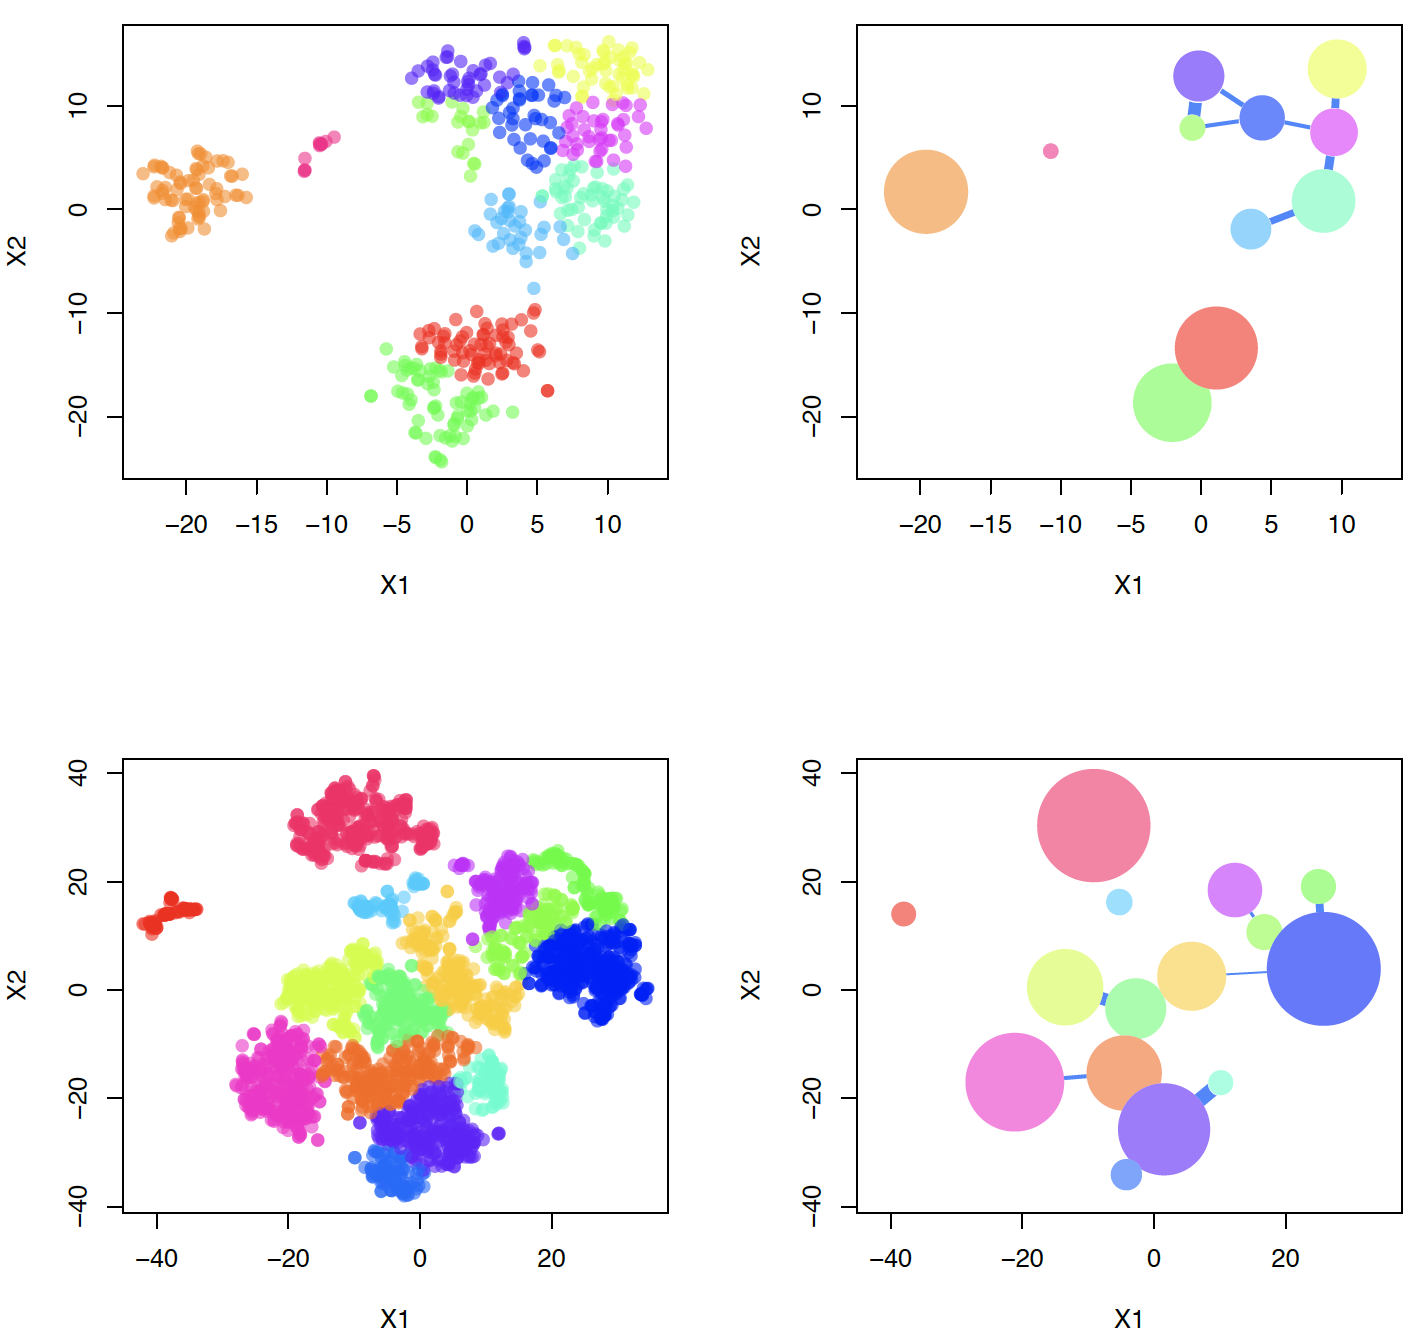

Generate this figure with R:
rm(list=ls());

options(stringsAsFactors = F);
library(GCluster);

pdf("08do_GCluster11.pdf", 8, 8);
par(mfrow=c(2,2));

dat   <- read.table("./example_data/Rtsne_1.txt", header=T, row.names=1);
clu.d <- read.table("./example_data/Rtsne_topvar_1.txt", header=T, row.names=1);
wt    <- 1.5;
main  <- "";
clu  <- clu.d[,1];
cols <- rainbow(10, alpha=0.8);
col2 <- rainbow(length(unique(clu)), alpha=0.6);
plot(dat, col=col2[clu], pch=19);
vizGCluster(dat=dat, wt=wt, clu=clu, edge.col=cols[7], edge.adj=2,
            col=col2[unique(clu)], node.adj=10, main=main);

dat   <- read.table("./example_data/tsne_dat2_coord_30_1000.txt", header=T, row.names=1);
clu.d <- read.table("./example_data/mat_30_1000_3.5.txt", header=T, row.names=1);
wt    <- 1.5;
main  <- "";
clu  <- clu.d[,1];
cols <- rainbow(10, alpha=0.8);
col2 <- rainbow(length(unique(clu)), alpha=0.6);
plot(dat, col=col2[clu], pch=19);
vizGCluster(dat=dat, wt=wt, clu=clu, edge.col=cols[7], edge.adj=2,
            col=col2[unique(clu)], node.adj=40, main=main);

dev.off();
